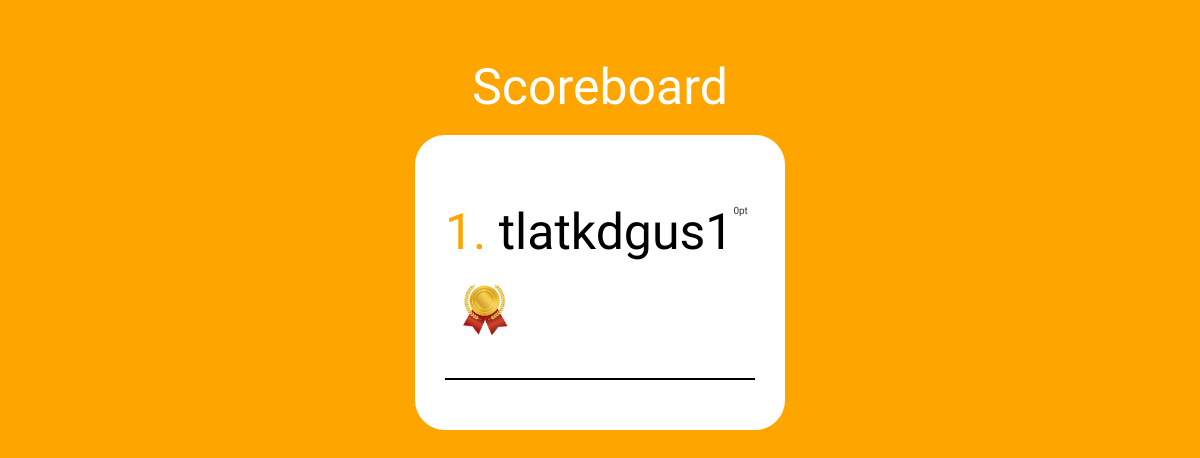
The page /user/ranking/ on the database as committed earlier.
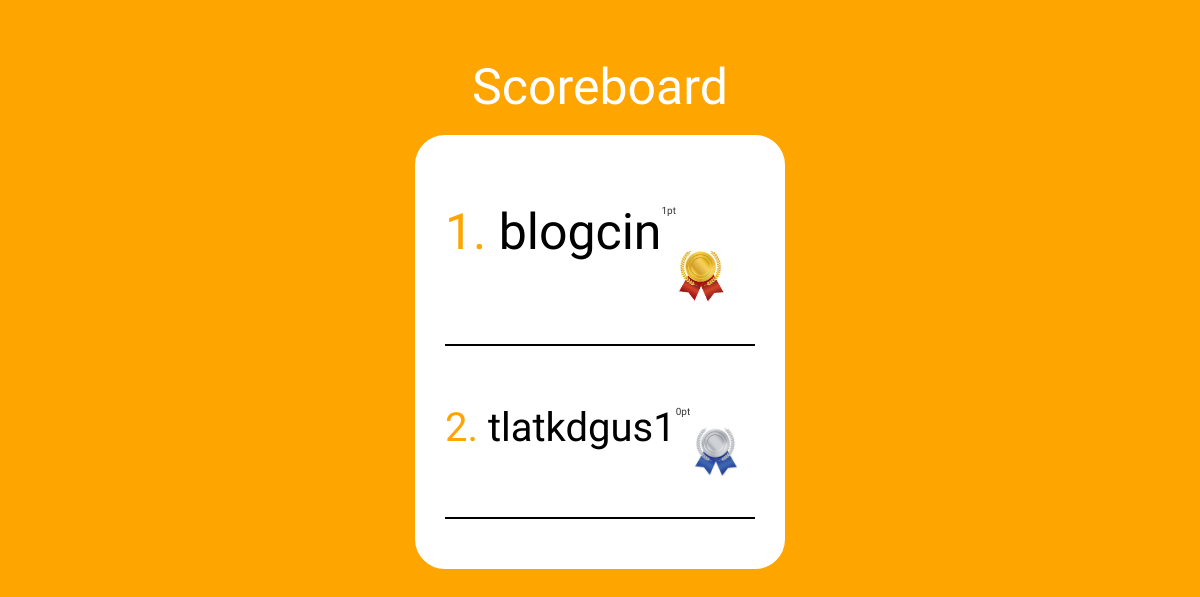
The same page on the database as committed later.
### userAccount/models.py (models this page shows)
class MyUser(AbstractUser):
	question = models.ManyToManyField(Question)
	score = models.IntegerField(default=0)
	solve = models.DateTimeField(default=timezone.now)

### userAccount/views.py (the view, shortened to what this page needs)
class RankingForm(View):
	def get(self, request, *args, **kwargs):
		return render(request, 'userAccount/rankingForm.html', {'users': MyUser.objects.order_by('-score', 'solve')})

### userAccount/templates/userAccount/rankingForm.html (shortened to what this page needs)
{% load staticfiles %}
<!DOCTYPE html>
<html>
<head>
<link rel="stylesheet" href="//maxcdn.bootstrapcdn.com/bootstrap/3.2.0/css/bootstrap.min.css">
<link rel="stylesheet" href="//maxcdn.bootstrapcdn.com/bootstrap/3.2.0/css/bootstrap-theme.min.css">
<link rel="stylesheet" href="{% static 'css/blog.css' %}">
</head>
<body style="background-color: orange">
<div class="col-xs-4 col-md-4 col-sm-4">
	<br>
	<br>
	<center><h1 style="font-family: 'Baloo';font-size: 50px;"><a href='{% url 'user:indexForm' %}'">Scoreboard</a></h1></center>
	<div class="question-form" style="height: auto; width: 100%; border: 5px solid white ;border-radius: 30px; padding: 25px; background-color: white; margin-top: 10px" >
		{% for user in users %}
		{% if forloop.counter == 1 %}
		<h1 style="float: left; font-size: 50px">{{ forloop.counter }}.&nbsp</h1>
		<h1 style="color: black; float: left;font-size: 50px;">{{ user.username }}</h1>
		<h3 style="padding-left: 20px; font-family: 'Baloo';font-size: 10px; ">{{ user.score }}pt</h3>&nbsp;&nbsp;&nbsp;
		<img src="{% static 'medal/gold.jpg' %}" style="width: 80px">
		{% elif forloop.counter == 2 %}
		<h1 style="float: left; font-size: 40px">{{ forloop.counter }}.&nbsp</h1>
		<h1 style="color: black; float: left;font-size: 40px;">{{ user.username }}</h1>
		<h3 style="padding-left: 20px; font-family: 'Baloo';font-size: 10px; ">{{ user.score }}pt</h3>&nbsp;&nbsp;&nbsp;
		<img src="{% static 'medal/silver.jpg' %}" style="width: 50px">
		{% else %}
		<h1 style="float: left; font-size: 20px">{{ forloop.counter }}.&nbsp;</h1>
		<h1 style="color: black; float: left;font-size: 20px;">{{ user.username }}</h1>
		<h3 style="padding-left: 20px; font-family: 'Baloo';font-size: 10px; ">{{ user.score }}pt</h3>
		{% endif %}
		<hr style="margin-top: 20px; border: solid 1px black;">
		{% endfor %}
	</div>
</div>
</body>
</html>

Rows that differ between the two databases and show on the page:
added MyUser: username "blogcin", score "1"
